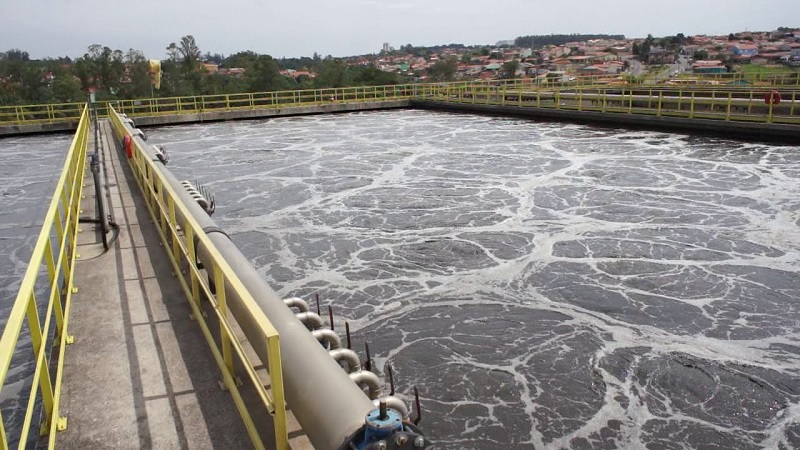
#> input picture test/be_nuoc.jpg, 800 x 450 px
$ python -i solo_foam_detector.py   (imports and definitions only)
#> lines starting #> are read from the running program, lines starting #| are printed output that depends on the picture; after the words box and inside, x2 and y2 are one past the last pixel; in counts of white or black regions, pixels touching at a corner belong together
import cv2
import numpy as np
import paho.mqtt.client as mqtt
import json
import time
from datetime import datetime

# 1. Cấu hình trạm phát MQTT
broker = "broker.emqx.io"
topic = "aiot/nhom6/foam_coverage"
client = mqtt.Client()
# [1 line not run here, left out]

# 2. Xử lý ảnh bằng OpenCV (Tách bọt trắng)
def calculate_foam_coverage(image_path):
#> called with image_path = 'be_nuoc.jpg'
    img = cv2.imread(image_path)
#> img is the input picture: shape (450, 800, 3); mean B, G, R 133.7, 138.2, 141.6
    if img is None:
        print("Không tìm thấy ảnh, đang dùng dữ liệu giả lập...")
        return 82.5 # Mock data nếu không có ảnh

    # Chuyển ảnh sang không gian màu HSV để dễ tách sáng/tối
    hsv = cv2.cvtColor(img, cv2.COLOR_BGR2HSV)
#> hsv: shape (450, 800, 3); mean H, S, V 79.3, 31, 144.9

    # Định nghĩa dải màu trắng/xám sáng của bọt
    lower_white = np.array([0, 0, 150])
    upper_white = np.array([180, 50, 255])

    # Tạo mặt nạ (mask) chỉ lấy phần bọt
    mask = cv2.inRange(hsv, lower_white, upper_white)
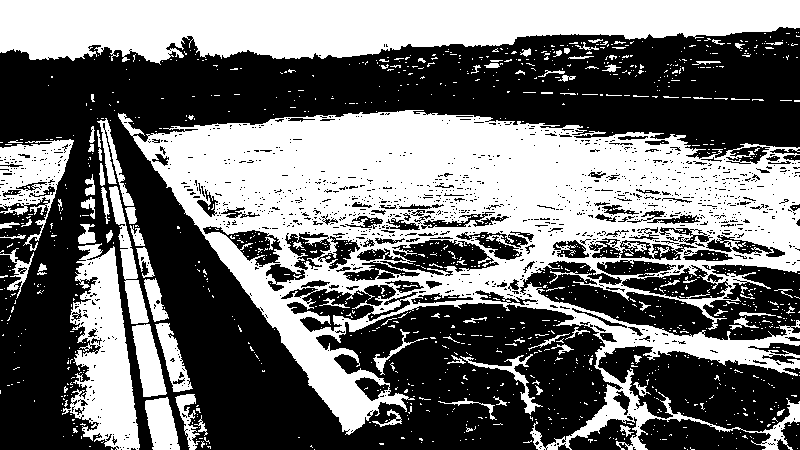
#> mask: shape (450, 800); 44.9% white; 1256 white regions (1157 under 20 px), largest, box (x1, y1, x2, y2) and area: (118, 110, 800, 450) 94851, (0, 0, 800, 65) 37026, (62, 243, 140, 450) 8612

    # Tính phần trăm
    foam_pixels = cv2.countNonZero(mask)
#> foam_pixels = 161610
    total_pixels = mask.shape[0] * mask.shape[1]
#> total_pixels = 360000
    coverage = (foam_pixels / total_pixels) * 100
#> coverage = 44.89
    return coverage

# Bạn tải 1 tấm ảnh mặt hồ sục khí trên mạng về, lưu là 'be_nuoc.jpg' để cùng thư mục
coverage_percent = calculate_foam_coverage("be_nuoc.jpg")
#> coverage_percent = 44.89

# 3. Phân loại cảnh báo theo chuẩn (giống bài mẫu nhóm 1)
status = "normal"
if coverage_percent >= 40:
    status = "alarm"
elif coverage_percent >= 25:
    status = "warn"

# 4. Đóng gói JSON và Bắn dữ liệu
payload = {
    "timestamp": datetime.now().strftime("%Y-%m-%d %H:%M:%S"),
    "coverage_percent": round(coverage_percent, 2),
    "status": status,
    "message": "Cảnh báo: Bọt phủ quá mức!" if status == "alarm" else "Bình thường"
}

# [2 lines not run here, left out]

>>> result = calculate_foam_coverage('be_nuoc.jpg')
#> result = 44.89
